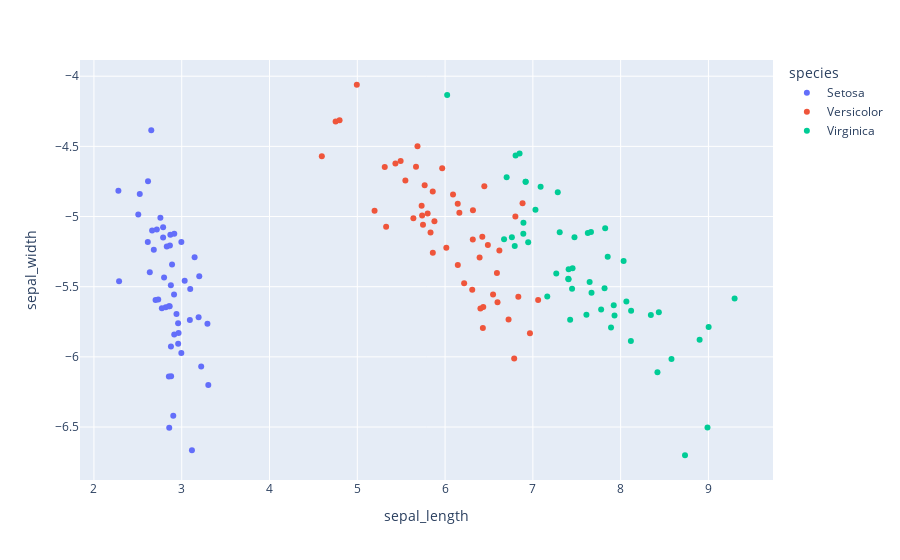

Source (notebook cell):
### Markdown cell above
<span style="font-family: XB Zar; font-size: medium; "><div dir=rtl><meta charset="UTF-8">
    <br>
    در این قسمت با انتخاب 2 بردار ویژه، فضای مقصد را 2 بعدی در نظر گرفته و تبدیل را انجام میدهیم:  
    </div></span>

### Code cell
U = eigenvectors[:, 0:2]
X_star_2D = X.dot(U)
df_2D = pd.DataFrame({'sepal_length': X_star_2D[:, 0], 'sepal_width': X_star_2D[:, 1], 'species': y})
fig = px.scatter(df_3D, x='sepal_length', y='sepal_width',
              color='species')
fig.show()

### Figure 1 — Plotly figure (JSON) as saved in the notebook; plotly's stock layout.template omitted (floating-point values rounded to 4 significant figures)
{"data": [{"hovertemplate": "species=Setosa<br>sepal_length=%{x}<br>sepal_width=%{y}<extra></extra>", "legendgroup": "Setosa", "marker": {"color": "#636efa", "symbol": "circle"}, "mode": "markers", "name": "Setosa", "orientation": "v", "showlegend": true, "type": "scatter", "x": [2.818, 2.788, 2.613, 2.757, 2.774, 3.222, 2.682, 2.876, 2.616, 2.83, 2.995, 2.89, 2.716, 2.279, 2.858, 3.116, 2.879, 2.854, 3.303, 2.914, 3.192, 2.959, 2.286, 3.2, 3.147, 2.996, 3.034, 2.94, 2.863, 2.87, 2.915, 3.092, 2.854, 2.904, 2.865, 2.636, 2.877, 2.702, 2.522, 2.912, 2.732, 2.653, 2.505, 3.097, 3.293, 2.788, 2.964, 2.663, 2.959, 2.799], "xaxis": "x", "y": [-5.646, -5.15, -5.182, -5.009, -5.654, -6.068, -5.237, -5.49, -4.749, -5.213, -5.972, -5.342, -5.092, -4.816, -6.506, -6.665, -6.138, -5.639, -6.2, -5.841, -5.718, -5.76, -5.46, -5.426, -5.29, -5.181, -5.458, -5.695, -5.639, -5.13, -5.123, -5.738, -6.14, -6.42, -5.206, -5.396, -5.926, -5.596, -4.839, -5.556, -5.59, -4.386, -4.985, -5.516, -5.764, -5.077, -5.831, -5.099, -5.906, -5.435], "yaxis": "y"}, {"hovertemplate": "species=Versicolor<br>sepal_length=%{x}<br>sepal_width=%{y}<extra></extra>", "legendgroup": "Versicolor", "marker": {"color": "#EF553B", "symbol": "circle"}, "mode": "markers", "name": "Versicolor", "orientation": "v", "showlegend": true, "type": "scatter", "x": [6.787, 6.435, 6.967, 5.686, 6.59, 6.144, 6.597, 4.753, 6.546, 5.494, 4.995, 6.014, 5.767, 6.487, 5.328, 6.43, 6.163, 5.738, 6.447, 5.548, 6.619, 5.86, 6.801, 6.424, 6.217, 6.403, 6.834, 7.06, 6.316, 5.197, 5.434, 5.313, 5.639, 6.882, 6.09, 6.309, 6.723, 6.317, 5.748, 5.669, 5.967, 6.393, 5.733, 4.798, 5.859, 5.834, 5.879, 6.145, 4.596, 5.801], "xaxis": "x", "y": [-6.012, -5.645, -5.831, -4.499, -5.402, -4.909, -5.61, -4.322, -5.555, -4.604, -4.061, -5.223, -4.777, -5.202, -5.072, -5.794, -4.974, -4.993, -4.784, -4.743, -5.242, -5.258, -4.999, -5.144, -5.476, -5.655, -5.571, -5.594, -5.164, -4.959, -4.622, -4.647, -5.013, -4.906, -4.843, -5.521, -5.735, -4.955, -5.058, -4.645, -4.656, -5.292, -4.923, -4.315, -4.822, -5.114, -5.034, -5.345, -4.571, -4.978], "yaxis": "y"}, {"hovertemplate": "species=Virginica<br>sepal_length=%{x}<br>sepal_width=%{y}<extra></extra>", "legendgroup": "Virginica", "marker": {"color": "#00cc96", "symbol": "circle"}, "mode": "markers", "name": "Virginica", "orientation": "v", "showlegend": true, "type": "scatter", "x": [8.034, 6.918, 8.119, 7.474, 7.852, 8.899, 6.024, 8.435, 7.824, 8.419, 7.164, 7.306, 7.668, 6.849, 7.088, 7.407, 7.452, 8.989, 9.298, 6.803, 7.93, 6.701, 9.002, 6.891, 7.778, 8.116, 6.761, 6.793, 7.626, 7.89, 8.344, 8.733, 7.662, 6.947, 7.284, 8.579, 7.647, 7.407, 6.672, 7.61, 7.817, 7.425, 6.918, 8.065, 7.921, 7.446, 7.03, 7.267, 7.403, 6.893], "xaxis": "x", "y": [-5.317, -4.752, -5.671, -5.147, -5.287, -5.878, -4.134, -5.682, -5.083, -6.11, -5.569, -5.111, -5.543, -4.55, -4.787, -5.446, -5.369, -6.503, -5.584, -4.566, -5.705, -4.721, -5.788, -5.123, -5.662, -5.888, -5.147, -5.21, -5.117, -5.792, -5.702, -6.701, -5.11, -5.184, -4.827, -6.015, -5.467, -5.376, -5.162, -5.699, -5.511, -5.736, -4.752, -5.605, -5.632, -5.514, -4.952, -5.406, -5.444, -5.044], "yaxis": "y"}], "layout": {"autosize": true, "legend": {"title": {"text": "species"}, "tracegroupgap": 0}, "margin": {"t": 60}, "xaxis": {"anchor": "y", "autorange": true, "domain": [0, 1], "range": [1.855, 9.721], "title": {"text": "sepal_length"}, "type": "linear"}, "yaxis": {"anchor": "x", "autorange": true, "domain": [0, 1], "range": [-6.906, -3.857], "title": {"text": "sepal_width"}, "type": "linear"}}}
